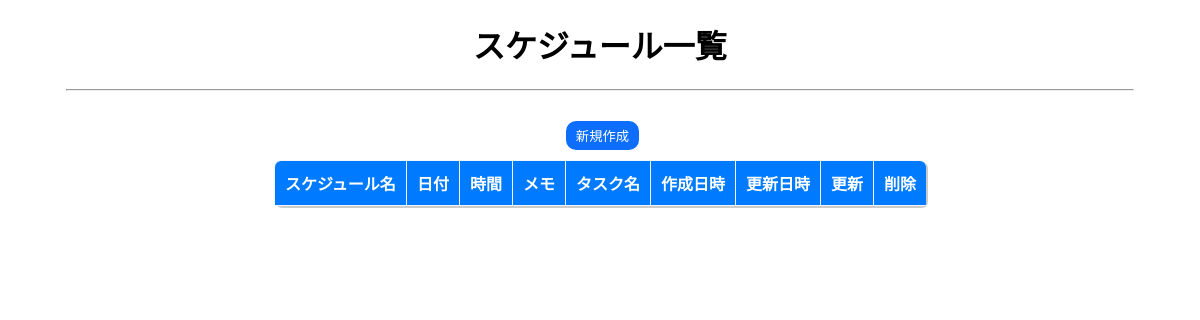
The app's page /schedules/, older data.
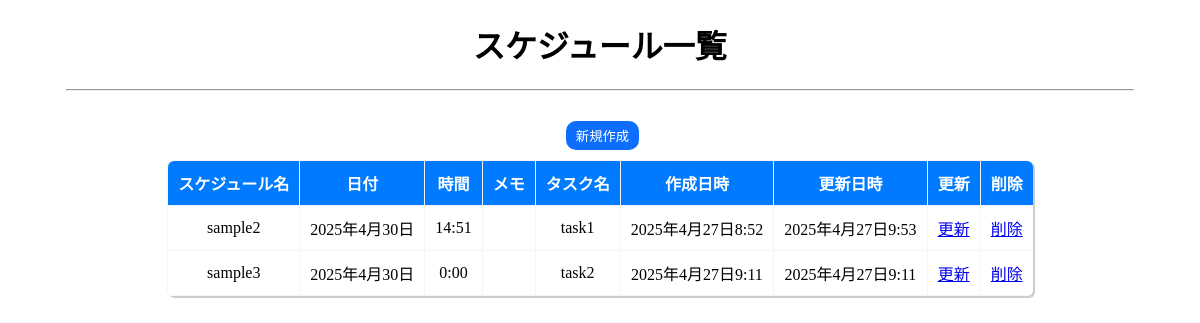
The same page, newer data.
### schedules/models.py (models this page shows, shortened)
class Schedules(models.Model):
    title = models.CharField(verbose_name="スケジュール名",max_length=255)
    date = models.DateField(verbose_name="日付")
    time = models.TimeField(verbose_name="時間",default=time(0,0),blank=True)
    memo = models.TextField(verbose_name="メモ",blank=True)
    task = models.ForeignKey(Task, verbose_name="タスクID", on_delete=models.CASCADE, related_name='schedule')
    created_at = models.DateTimeField(verbose_name="作成日時", auto_now_add=True)
    updated_at = models.DateTimeField(verbose_name="更新日時", auto_now=True)

### tasks/models.py (models this page shows, shortened)
class Task(models.Model):
    STATUS_CHOICES = [
        ("0", "todo"),
        ("1", "doing"),
        ("2", "done")
    ]
    title = models.CharField(verbose_name="タスク名",max_length=50)
    description = models.TextField(verbose_name="説明（任意）",max_length=200,blank=True)
    due_date = models.DateField(verbose_name="期限",)
    status = models.CharField(verbose_name="進捗状況", choices=STATUS_CHOICES, default='0')
    created_at = models.DateTimeField(verbose_name="作成日",auto_now_add=True)
    updated_at = models.DateTimeField(verbose_name="更新日", auto_now=True)

### schedules/views.py (the view)
class ScheduleIndexView(View):
    def get(self, request, *args, **kwargs):
        context = dict()
        context["schedules"] = Schedules.objects.all()
        return render(request, "schedules/index.html", context)

### templates/schedules/index.html (shortened to what this page needs)
{% load static %}
<!doctype html>
<html lang="ja">
<head>
    <link href="{% static 'css/common.css' %}" rel="stylesheet">
</head>
<body>
<header>
    <h1>スケジュール一覧</h1>
    <hr/>
</header>
<main>
    <button class="button link">
        <a href="{% url 'schedules:register' %}">新規作成</a>
    </button>
    <div class="container">
        <table>
            <thead>
            <tr>
                <th class="left_corner">スケジュール名</th>
                <th>日付</th>
                <th>時間</th>
                <th>メモ</th>
                <th>タスク名</th>
                <th>作成日時</th>
                <th>更新日時</th>
                <th>更新</th>
                <th>削除</th>
            </tr>
            </thead>
            {% for schedule in schedules %}
            <tr>
                <td>{{ schedule.title }}</td>
                <td>{{schedule.date}}</td>
                <td>{{schedule.time}}</td>
                <td>{{schedule.memo }}</td>
                <td>{{ schedule.task.title }}</td>
                <td>{{schedule.created_at}}</td>
                <td>{{schedule.updated_at}}</td>
                <td><a href="{% url 'schedules:update' schedule.id %}">更新</a></td>
                <td><a href="{% url 'schedules:delete' schedule.id %}">削除</a></td>
            </tr>
            {% endfor %}
        </table>
    </div>
</main>
</body>
</html>

### static/css/common.css (style rules this page uses)
hr { width:90%; margin: 20px auto; }
header { text-align:center; }
main { text-align:center; }
.container { display:flex; justify-content:center; width:100%; }
table { --border-radius:6px; --color:#f4f4f9; --border-width:1px; --data-padding:10px; border-spacing:0; border-collapse: separate; border-radius:var(--border-radius); border-left:var(--border-width) solid var(--color); border-top:var(--border-width) solid var(--color); box-shadow: 2px 2px #ccc; }
td { background-color: #fff; padding: var(--data-padding); border-bottom:var(--border-width) solid var(--color); border-right:var(--border-width) solid var(--color); }

Row changes from the older to the newer data that the page shows:
added Schedules: title "sample2", date "2025年4月30日", time "14:51", task "task1", created_at "2025年4月27日8:52", updated_at "2025年4月27日9:53"
added Schedules: title "sample3", date "2025年4月30日", time "0:00", task "task2", created_at "2025年4月27日9:11", updated_at "2025年4月27日9:11"
